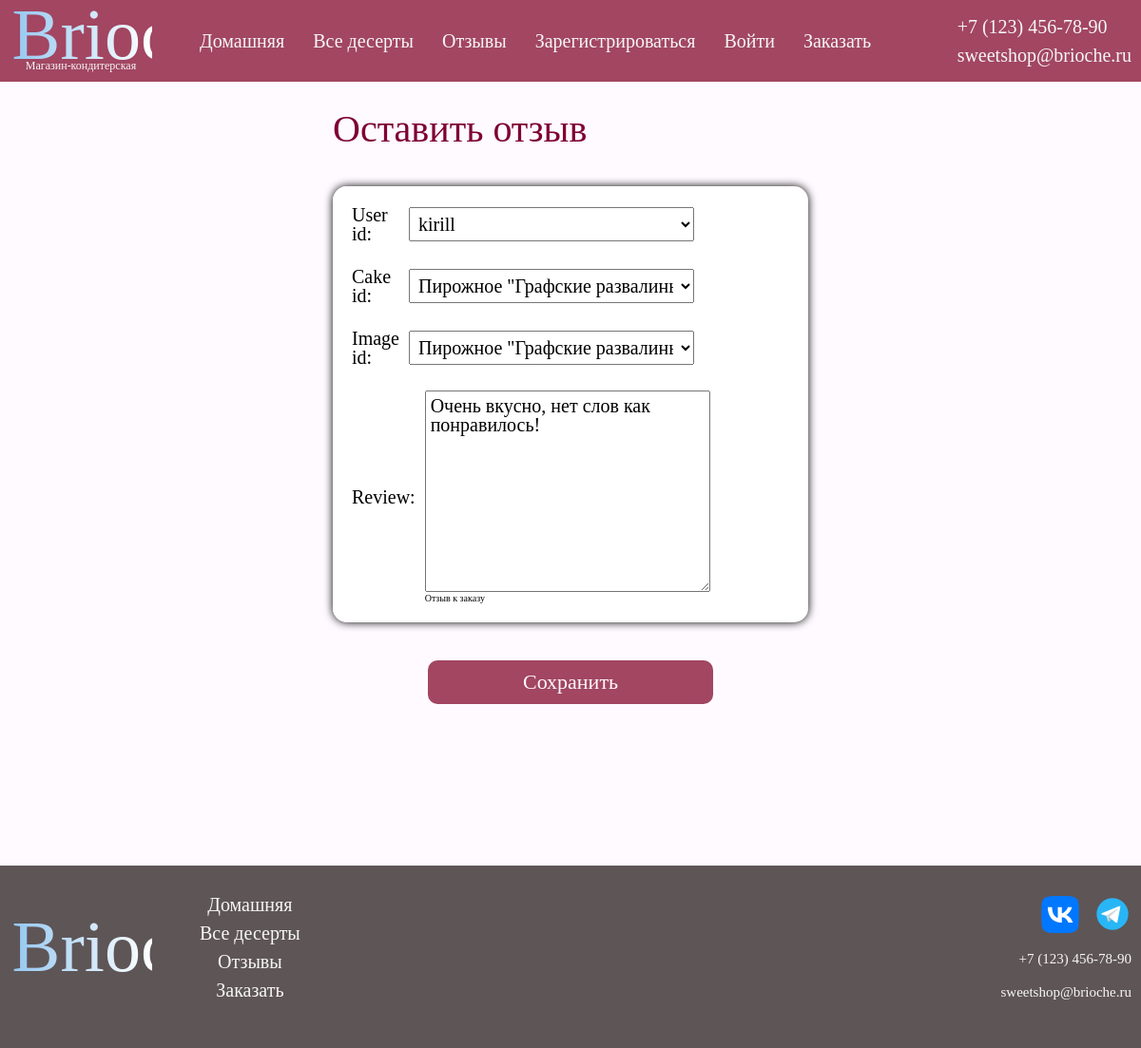
/catalog/review/1/update/, run on the app's committed database.
### catalog/models.py (models this page shows, shortened)
class Review(models.Model):
    id = models.IntegerField(primary_key=True, help_text="Уникальный ID для отзыва")
    user_id = models.ForeignKey(User, on_delete=models.SET_NULL, null=True)
    cake_id = models.ForeignKey("Cake", on_delete=models.SET_NULL, null=True)
    image_id = models.ForeignKey("Image", on_delete=models.SET_NULL, null=True)
    review = models.TextField(max_length=1000, help_text="Отзыв к заказу")
    created_at = models.DateField(null=True, blank=True)
    class Meta:
        ordering = ['id']

### catalog/views.py (the view)
# urls.py: path('review/<int:pk>/update/', views.ReviewUpdate.as_view(), name='review-update'),
class ReviewUpdate( UpdateView):
    model = Review
    fields = ['user_id', 'cake_id', 'image_id', 'review']
    success_url = reverse_lazy('reviews')

### catalog/models.py (called while the page is built)
    def __str__(self):
        return self.title

    def __str__(self):
        return self.alt

### catalog/templates/catalog/review_form.html (shortened to what this page needs)
{% extends "base_generic.html" %}
{% block content %}
<div class="login">
    <h1 class="login__headline">Оставить отзыв</h1>
    <form class="login__form" action="" method="post">
        <table class="table">
        {{ form.as_table }}
        </table>
        <input class="form__submit" type="submit" value="Сохранить">
    </form>
</div>
{% endblock %}

### catalog/static/image/styles.css (style rules this page uses)
html, body, div, span, applet, object, iframe, h1, h2, h3, h4, h5, h6, p, blockquote, pre, a, abbr, acronym, address, big, cite, code, del, dfn, em, img, ins, kbd, q, s, samp, small, strike, strong, sub, sup, tt, var, b, u, i, center, dl, dt, dd, ol, ul, li, fieldset, form, label, legend, table, caption, tbody, tfoot, thead, tr, th, td, article, aside, canvas, details, embed, figure, figcaption, footer, header, hgroup, menu, nav, output, ruby, section, summary, time, mark, audio, video { margin: 0; padding: 0; border: 0; font-size: 100%; font: inherit; vertical-align: baseline; }
body { line-height: 1; }
table { background-color: white; border-collapse: collapse; border-spacing: 0; }
tr { border-radius: 15px; display: flex; justify-content: space-between; align-items: center; }
label { font-size: 2rem; }
input, select, textarea { font-size: 2rem; padding: 0.5rem; width: 300px; }
:root { --background-color: #fffaff; --background-text: #4a0036; --header-background: #a24662; --header-color: #f6f6f6; --footer-color: #5e5557; --headline-color: #7e0032; --shadow-color: #000000; --delete-color: #a50000; font-size: 62.5%; }
* { box-sizing: border-box; }
body { background-color: var(--background-color); color: var(--background-text); font-family: Cambria, Cochin, Georgia, Times, 'Times New Roman', serif; }
.cake__headline, .login__headline { color: var(--headline-color); font-size: 4rem; }
.login { max-width: 1400px; margin: 30px auto 100px; display: flex; flex-direction: column; gap: 20px; }
.login__form { width: 500px; display: flex; flex-direction: column; justify-content: center; align-items: center; gap: 30px; padding: 20px; }
.table { width: 500px; display: flex; flex-direction: column; gap: 40px; border-radius: 15px; box-shadow: 0 0 10px var(--shadow-color); }
.form__submit { background-color: var(--header-background); color: var(--background-color); font-size: 2.2rem; padding: 12px 22px; border: none; border-radius: 10px; }

### data on the page
Review: user_id "kirill", cake_id "Пирожное \"Графские развалины\"", image_id "Пирожное \"Графские развалины\"", review "Очень вкусно, нет слов как понравилось!"
